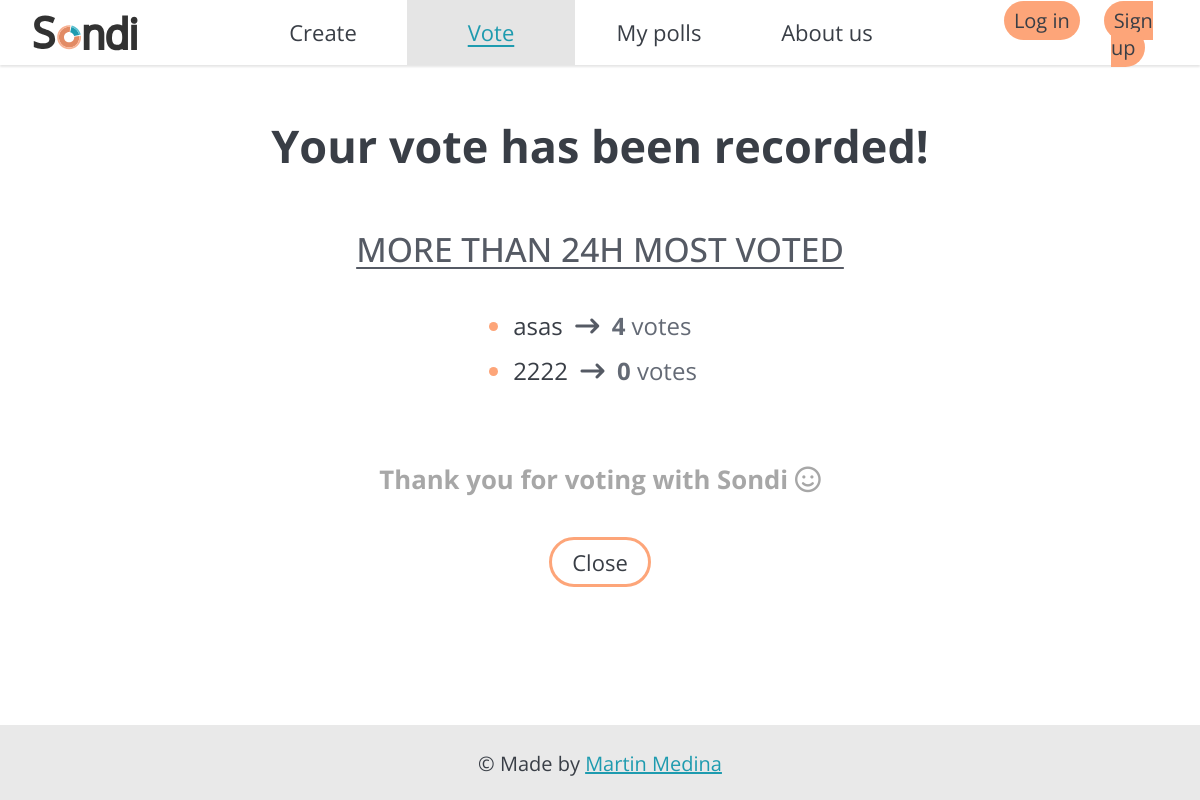
Page /polls/results/6/ on the earlier database version.
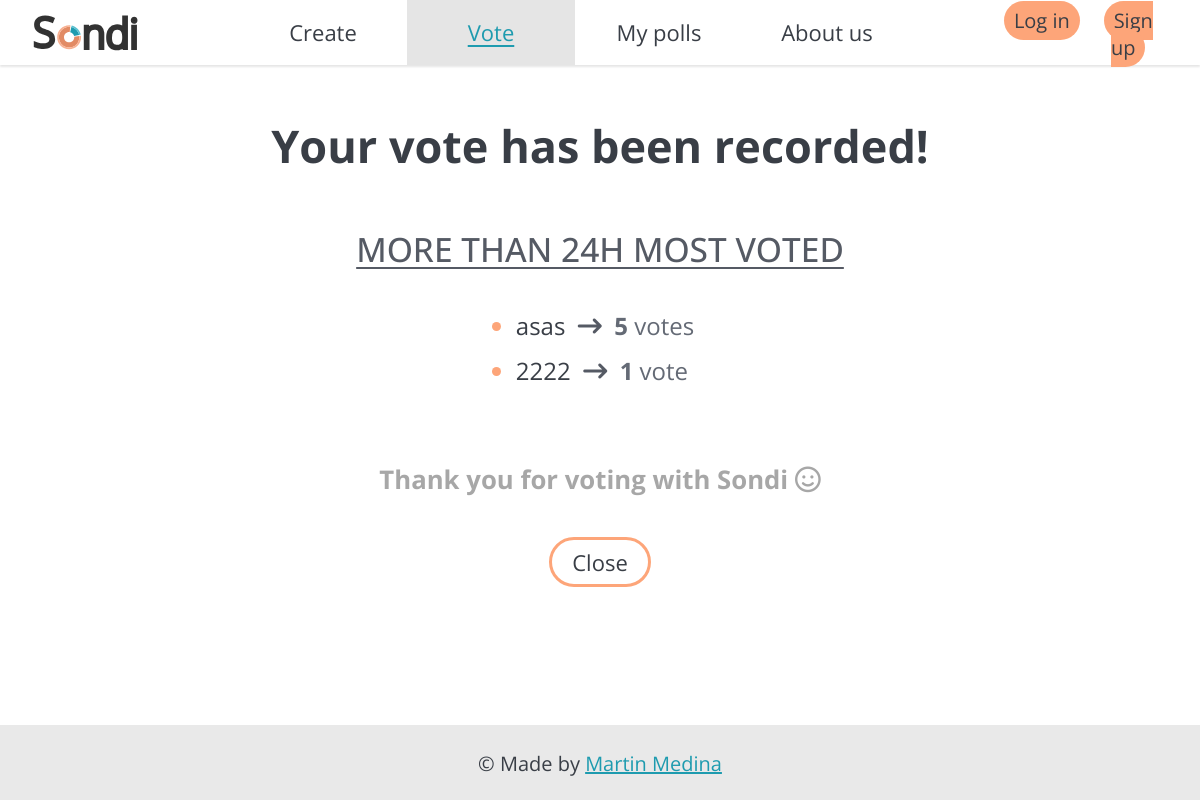
Same page on the later database version.
### polls/models.py (models this page shows, shortened)
class Choice(models.Model):
    question = models.ForeignKey(Question, on_delete=models.CASCADE)
    choice_text = models.CharField(max_length=200, blank=False)
    votes = models.IntegerField(default=0)

### polls/views.py (the view)
# urls.py: path("results/<int:pk>/", views.ResultsView.as_view(), name="results"),
class ResultsView(generic.DetailView):
    model = Question
    template_name = "polls/results.html"

### polls/templates/polls/results.html (shortened to what this page needs)
{% extends "base.html" %}
{% block css %}
{% load static %}
{% static 'polls/style.css' %}
{% endblock %}
{% block voteSelected %}
class="selected"
{% endblock %}
{% block content %}
<main id="results-main">
    <h1>Your vote has been recorded!</h1>
    <h2>{{ question.question_text }}</h2>
    <div class="choice-list">
        <ul>
            {% for choice in question.choice_set.all %}
                <li>
                    <span id="choice-text">{{ choice.choice_text }}&nbsp;</span>
                    <i class="fa-solid fa-arrow-right-long"></i>
                    <span id="number-votes">&nbsp;<strong>{{ choice.votes }}</strong> vote{{ choice.votes|pluralize }}</span>
                </li>
            {% endfor %}
        </ul>
    </div>
    <h3>Thank you for voting with Sondi <i class="fa-regular fa-face-smile"></i></h3>
    <a href="{% url 'home:index' %}" class="button">Close</a>
</main>
{% endblock %}

Differences in the rows shown:
changed Choice "asas": votes "4" → "5"
changed Choice (number 2 of 2 on the later page): votes "0" → "1"
